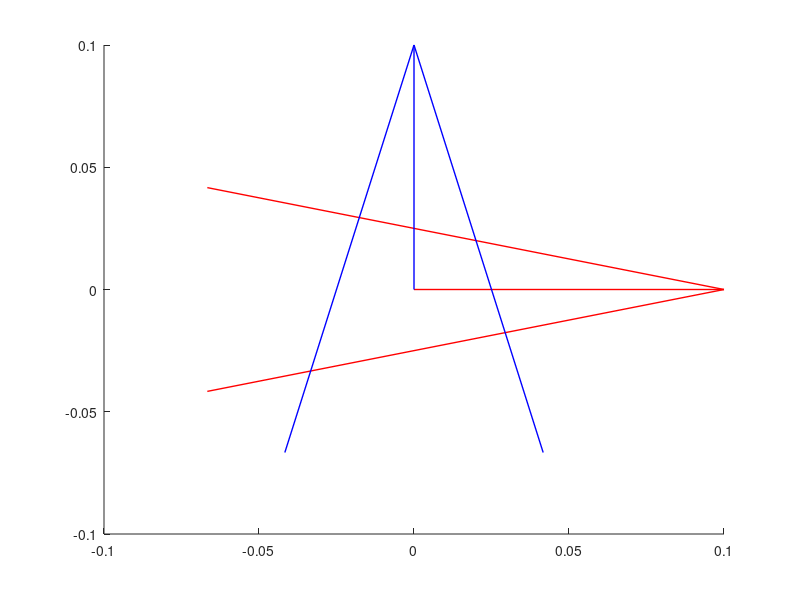

MATLAB code to generate this figure:
function drawOrdinates(varargin)
% drawOrdinates - simple function to draw arrows representing the basis
% vectors of any R3 coordinate system
%
% Syntax:  drawOrdinates
%          drawOrdinates(ord, ori)
%          drawOrdinates(ord, ori, ...)
%
% this is a simple function to draw 3 vectors representing the axes of a
% coordinate system
% All this really does is prepare the inputs to pass them into the built-in
% quiver3 function. I was just tired of typing it out all the time.
%
%
% Inputs:
%    ord - ordinates; 3x3 matrix, each column represents one axis as a 1x3
%       vector. default  x, y, z unit vectors at the origin ([1, 0, 0; 0, 1, 0; 0, 0, 1])
%    ori - origin; 1x3 matrix specifing the coordinates at which to draw;
%       default [0, 0, 0]
% Optional Name-Value pairs      
%    scale - scalar; factor by which to scale the length of each arrow;
%       default=0
%    weight - scalar; defines lineweight and arrow head size; default=3
%    colors - 1x3 list of strings defining colors for each vector;
%       default=['r', 'b', 'g']);
%       alternative: 3x3 matrix, where each row defienes one arrow color as
%       an RGB triplet
%
% Outputs:
%    no outputs need to be specified
%
% Example 1: 
%    %  calling the function without specifying any input will draw 3 unit
%    %  vectors alon the x, y, and z axis at the origin
%    drawOrdinates
%
% Example 2: 
%     % vec=[3, 4, 5];              % start with a random vector
%     % vec=vec/norm(vec);          % normalize
%     % ord=null(vec);              % use null(x) to find 2 orthonormal vectors
%     % ord=horzcat(vec', ord);     % concatenate matrix of orthonormal basis vectors
%     % 
%     % % draw new ordinates with default settinngs at the origin
%     % drawOrdinates(ord);         
%     % axis equal
%     % 
%     % % draw new ordinates centered at [2, 10, 3] with a changed appearence
%     % drawOrdinates(ord, [2, 10, 3], 'weight', 5, 'scale', 5, 'colors', [0 0 1; 0 0 1; 0 0 1]);
%     % axis equal
%
% Other m-files required: none
% Subfunctions: none
% MAT-files required: none
%
% Author: J. Benjamin Kacerovsky
% Centre for Research in Neuroscience, McGill University
% email: johannes.kacerovsky@mail.mcgill.ca
% January 2020; Last revision: 7 January 2020
%------------- BEGIN CODE --------------
p=inputParser;
p.CaseSensitive=false;
addOptional(p, 'ord', [1, 0, 0; 0, 1, 0; 0, 0, 1]);
addOptional(p, 'ori', [0, 0, 0]);
addParameter(p, 'scale', 0.1);
addParameter(p, 'weight', 1);
addParameter(p, 'colors', ['r', 'b', 'g']);
parse(p, varargin{:});
ord=p.Results.ord;
ori=p.Results.ori;
scale=p.Results.scale;
weight=p.Results.weight;
colors=p.Results.colors;
if isnumeric(colors)
    colors=colors';
end
hold on
quiver3(ori(1), ori(2), ori(3), ord(1, 1), ord(2, 1), ord(3, 1), scale, 'Color', colors(:, 1), 'LineWidth', weight, 'MaxHeadSize', weight);
quiver3(ori(1), ori(2), ori(3), ord(1, 2), ord(2, 2), ord(3, 2), scale, 'Color', colors(:, 2), 'LineWidth', weight, 'MaxHeadSize', weight);
quiver3(ori(1), ori(2), ori(3), ord(1, 3), ord(2, 3), ord(3, 3), scale, 'Color', colors(:, 3), 'LineWidth', weight, 'MaxHeadSize', weight);
%------------- END OF CODE --------------